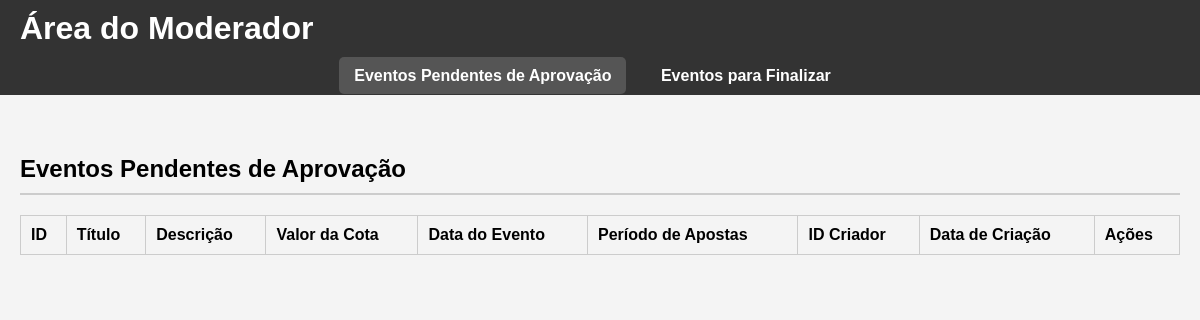
Before: /moderador_dashboard with the older database file.
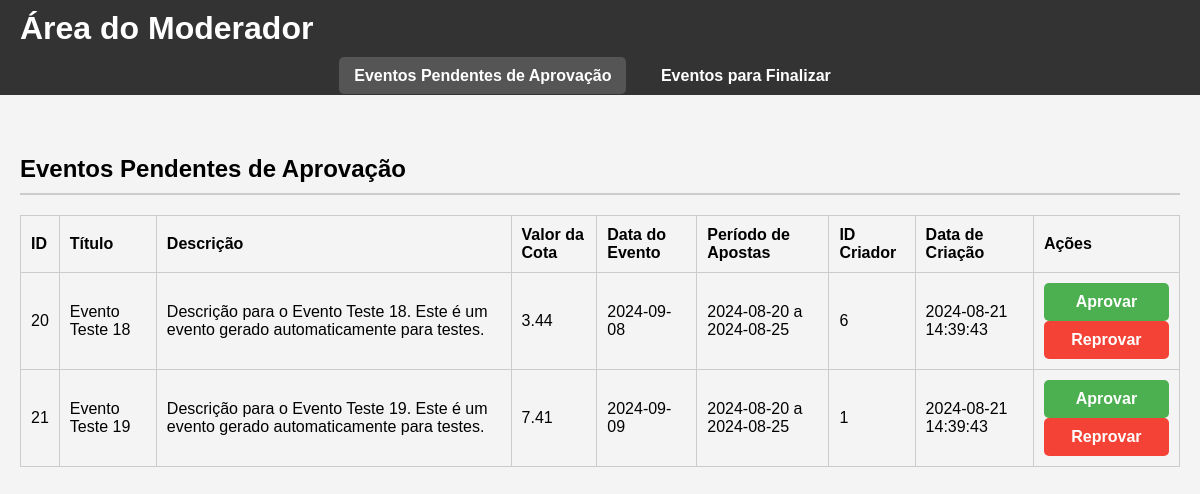
After: the same page with the newer database file.
### tables this page shows
CREATE TABLE eventos (
        id INTEGER PRIMARY KEY AUTOINCREMENT,
        titulo TEXT NOT NULL,
        descricao TEXT NOT NULL,
        valor_cota REAL NOT NULL CHECK (valor_cota >= 1.00),
        data_evento DATE NOT NULL,
        periodo_apostas TEXT NOT NULL,
        status TEXT NOT NULL DEFAULT 'pendente',
        id_criador INTEGER NOT NULL,
        data_criacao TIMESTAMP DEFAULT CURRENT_TIMESTAMP,
        FOREIGN KEY (id_criador) REFERENCES usuarios(id) ON DELETE CASCADE
    );

### app.py (the view)
@app.route('/moderador_dashboard', methods=['GET'])
def moderador_dashboard():
    view = request.args.get('view', 'pendentes')
    status_filter = 'pendente' if view == 'pendentes' else 'aprovado'
    with sqlite3.connect(database_path) as conn:
        conn.row_factory = sqlite3.Row  # Configura a fábrica de linhas para acessar colunas por nome
        eventos = conn.execute('SELECT * FROM eventos WHERE status = ?', (status_filter,)).fetchall()
    return render_template('area_moderador.html', eventos=eventos, view=view)

### templates/area_moderador.html (shortened to what this page needs)
<!DOCTYPE html>
<html lang="pt-br">
<head>
    <link rel="stylesheet" href="/static/css/area_moderacao.css">
</head>
<body>
    <header>
        <h1>Área do Moderador</h1>
    </header>
    <nav class="menustrip">
        <ul>
            <li><a href="{{ url_for('moderador_dashboard', view='pendentes') }}" {% if view == 'pendentes' %}class="active"{% endif %}>Eventos Pendentes de Aprovação</a></li>
            <li><a href="{{ url_for('moderador_dashboard', view='finalizar') }}" {% if view == 'finalizar' %}class="active"{% endif %}>Eventos para Finalizar</a></li>
        </ul>
    </nav>
    <main>
        {% if view == 'pendentes' %}
        <section class="pending-approval">
            <h2>Eventos Pendentes de Aprovação</h2>
            <table>
                <thead>
                    <tr>
                        <th>ID</th>
                        <th>Título</th>
                        <th>Descrição</th>
                        <th>Valor da Cota</th>
                        <th>Data do Evento</th>
                        <th>Período de Apostas</th>
                        <th>ID Criador</th>
                        <th>Data de Criação</th>
                        <th>Ações</th>
                    </tr>
                </thead>
                <tbody>
                    {% for evento in eventos %}
                    <tr id="event-{{ evento.id }}">
                        <td>{{ evento.id }}</td>
                        <td>{{ evento.titulo }}</td>
                        <td>{{ evento.descricao }}</td>
                        <td>{{ evento.valor_cota }}</td>
                        <td>{{ evento.data_evento }}</td>
                        <td>{{ evento.periodo_apostas }}</td>
                        <td>{{ evento.id_criador }}</td>
                        <td>{{ evento.data_criacao }}</td>
                        <td>
                            <button type="button" onclick="handleEventAction('{{ evento.id }}', 'aprovar')" class="approve-btn">Aprovar</button>
                            <button type="button" onclick="abrirModalReprovar('{{ evento.id }}')" class="reject-btn">Reprovar</button>
                        </td>
                    </tr>
                    {% endfor %}
                </tbody>
            </table>
        </section>
        {% endif %}
    </main>
</body>
</html>

### static/css/area_moderacao.css (style rules this page uses)
body { font-family: Arial, sans-serif; margin: 0; padding: 0; background-color: #f4f4f4; }
header { background-color: #333; color: white; padding: 10px 20px; display: flex; justify-content: space-between; align-items: center; }
header h1 { margin: 0; }
nav a { color: white; text-decoration: none; }
main { padding: 20px; }
h2 { border-bottom: 2px solid #ccc; padding-bottom: 10px; }
table { width: 100%; border-collapse: collapse; margin-bottom: 20px; }
table, th, td { border: 1px solid #ccc; }
th, td { padding: 10px; text-align: left; }
button { width: 100%; padding: 10px; background-color: #f0f0f0; border: none; border-radius: 5px; cursor: pointer; font-size: 16px; font-weight: bold; }
.approve-btn { background-color: #4CAF50; color: white; }
.reject-btn { background-color: #f44336; color: white; }
nav.menustrip { background-color: #333; padding: 10px; text-align: center; margin-bottom: 20px; }
nav.menustrip ul { list-style-type: none; padding: 0; margin: 0; }
nav.menustrip ul li { display: inline; margin-right: 15px; }
nav.menustrip ul li a { color: white; text-decoration: none; font-weight: bold; padding: 10px 15px; border-radius: 5px; }
nav.menustrip ul li a.active, nav.menustrip ul li a:hover { background-color: #555; }

Changed rows visible on the page:
added eventos: id "20", titulo "Evento Teste 18", descricao "Descrição para o Evento Teste 18. Este é um evento gerado automaticamente para testes.", valor_cota "3.44", data_evento "2024-09-08", periodo_apostas "2024-08-20 a 2024-08-25", id_criador "6", data_criacao "2024-08-21 14:39:43"
added eventos: id "21", titulo "Evento Teste 19", descricao "Descrição para o Evento Teste 19. Este é um evento gerado automaticamente para testes.", valor_cota "7.41", data_evento "2024-09-09", periodo_apostas "2024-08-20 a 2024-08-25", id_criador "1", data_criacao "2024-08-21 14:39:43"
